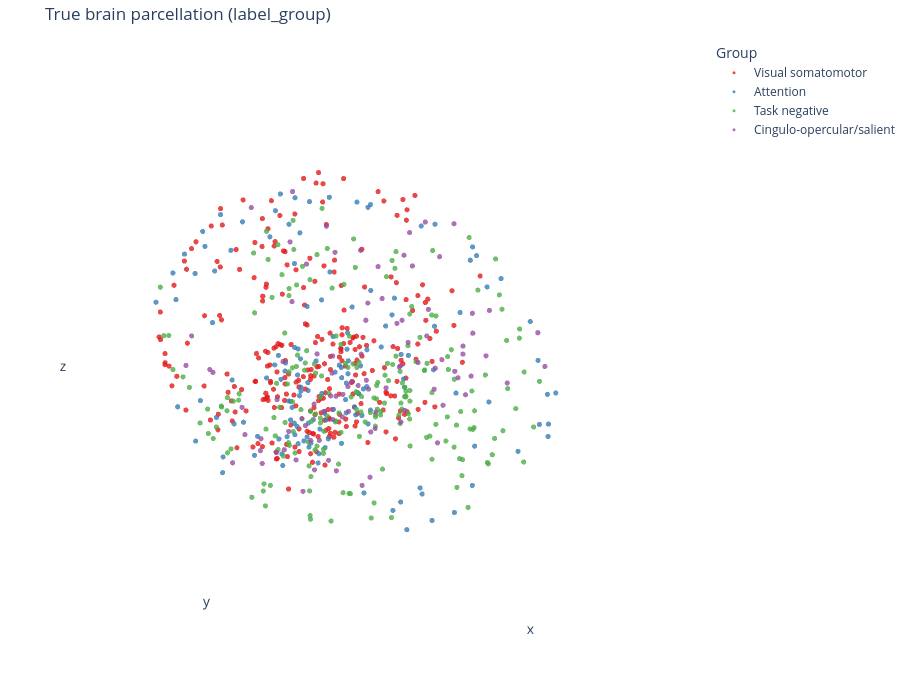

This figure's notebook cell:
### Code cell
# 3D plot
fig_gt = go.Figure()
for g in sorted(group_names.keys()):
    mask = label_group == g
    fig_gt.add_trace(go.Scatter3d(
        x=loc[mask, 0], y=loc[mask, 1], z=loc[mask, 2],
        mode='markers',
        marker=dict(size=3, color=colors[g], opacity=0.8),
        name=group_names[g],
    ))

axis_off = dict(showticklabels=False, showgrid=False, zeroline=False, showbackground=False)
fig_gt.update_layout(
    title="True brain parcellation (label_group)",
    height=700, width=900,
    margin=dict(l=0, r=0, t=40, b=0),
    legend_title_text="Group",
    scene=dict(xaxis=axis_off, yaxis=axis_off, zaxis=axis_off),
)
fig_gt.show()

### Figure 1 — Plotly figure (JSON) as saved in the notebook; plotly's stock layout.template omitted (floating-point values rounded to 4 significant figures; data arrays with more than 128 entries replaced by an {"elided": "..."} marker saying what was removed)
{"data": [{"marker": {"color": "#e41a1c", "opacity": 0.8, "size": 3}, "mode": "markers", "name": "Visual somatomotor", "type": "scatter3d", "x": {"elided": "265 float values"}, "y": {"elided": "265 float values"}, "z": {"elided": "265 float values"}}, {"marker": {"color": "#377eb8", "opacity": 0.8, "size": 3}, "mode": "markers", "name": "Attention", "type": "scatter3d", "x": {"elided": "145 float values"}, "y": {"elided": "145 float values"}, "z": {"elided": "145 float values"}}, {"marker": {"color": "#4daf4a", "opacity": 0.8, "size": 3}, "mode": "markers", "name": "Task negative", "type": "scatter3d", "x": {"elided": "213 float values"}, "y": {"elided": "213 float values"}, "z": {"elided": "213 float values"}}, {"marker": {"color": "#984ea3", "opacity": 0.8, "size": 3}, "mode": "markers", "name": "Cingulo-opercular/salient", "type": "scatter3d", "x": [-41.46, -9.795, -7.52, -6.346, -15.93, -10.92, -3.175, -2.25, -4.425, -6.331, -55.99, -37.11, -29.74, -59.64, -56.95, -42.57, -44.7, -39.68, -53.71, -41.42, -63.25, -60.86, -44.51, -41.18, -48.57, -6.814, -5.458, 43.23, 53.48, 63.67, 9.942, 7.657, 6.976, 17.12, 11.05, 3.345, 4.244, 6.707, 57.69, 49.26, 38.93, 31.47, 61.28, 59.4, 42.93, 46.77, 41.0, 55.33, 42.73, 64.31, 62.31, 44.51, 43.69, 47.78, 7.102, 5.462, -8.667, 11.0, 9.5, 0.5871, 7.333, -10.67, 13.2, -15.83, -9.812, 18.29, 10.31, -11.16, -32.41, -27.14, -28.34, 10.6, 18.37, 36.37, 26.0, 24.5, 28.19, 18.4, -11.8, -4.667, -13.0, -6.0, 12.0, 7.81, 14.0, 18.29, 8.286, -19.42, 20.69, -25.48, 26.15, -8.817, -16.0, 9.662, 16.0], "y": [1.251, -37.81, -30.64, 6.532, 7.638, -58.78, -0.6731, 7.978, 20.87, 19.29, 12.56, 47.47, 56.69, 1.531, -31.73, 7.359, 20.98, 18.11, 6.967, 11.21, -21.53, -37.64, -1.622, 35.05, 5.136, 36.06, 39.96, 1.584, 7.679, -35.84, -37.2, -30.77, 6.248, 7.476, -58.42, -1.946, 19.41, 18.15, 13.68, 43.86, 47.16, 56.67, 2.693, -27.13, 9.461, 21.45, 19.27, 7.725, 12.44, -17.78, -31.49, 0.9921, 35.0, 7.973, 34.82, 38.25, 8.667, 8.0, 9.0, -40.19, -38.0, -24.0, -22.8, 17.43, 4.188, 17.21, 5.75, -57.16, -57.25, -42.86, -54.81, -54.0, -67.35, -53.57, -45.33, -48.0, -53.58, -41.0, -21.4, -20.67, -6.0, -11.0, -18.0, -18.38, -5.0, -10.86, -10.57, -4.646, -3.908, 0.4349, 2.14, -16.85, -21.33, -15.26, -17.0], "z": [58.62, 55.11, 46.96, 59.53, 69.73, 63.21, 39.89, 33.09, 32.32, 42.26, 17.91, 31.01, 23.85, 10.17, 22.04, -9.546, 4.168, -5.161, 4.963, 6.013, 28.11, 35.21, -8.688, -0.8146, -17.2, 30.39, 14.85, 58.71, 42.74, 24.71, 55.32, 47.33, 59.79, 70.19, 63.14, 40.07, 32.88, 42.8, 18.99, 12.32, 31.52, 24.08, 11.37, 25.09, -10.72, 3.996, -6.082, 5.707, 5.353, 30.99, 38.96, -10.11, -0.9843, -19.46, 30.52, 15.01, -11.67, -12.0, -10.5, -51.66, -33.33, -14.67, -13.6, 0.08696, 8.062, 7.292, 7.75, -59.16, -52.34, -51.14, -24.57, -61.4, -53.55, -51.34, -53.11, -48.0, -24.05, -18.2, -16.2, -12.67, -10.0, -5.0, -15.45, -9.81, -10.0, -8.0, -4.571, -1.686, -1.795, 0.129, -0.3876, 4.067, 15.67, 4.392, 16.0]}], "layout": {"height": 700, "legend": {"title": {"text": "Group"}}, "margin": {"b": 0, "l": 0, "r": 0, "t": 40}, "scene": {"xaxis": {"showbackground": false, "showgrid": false, "showticklabels": false, "zeroline": false}, "yaxis": {"showbackground": false, "showgrid": false, "showticklabels": false, "zeroline": false}, "zaxis": {"showbackground": false, "showgrid": false, "showticklabels": false, "zeroline": false}}, "title": {"text": "True brain parcellation (label_group)"}, "width": 900}}
